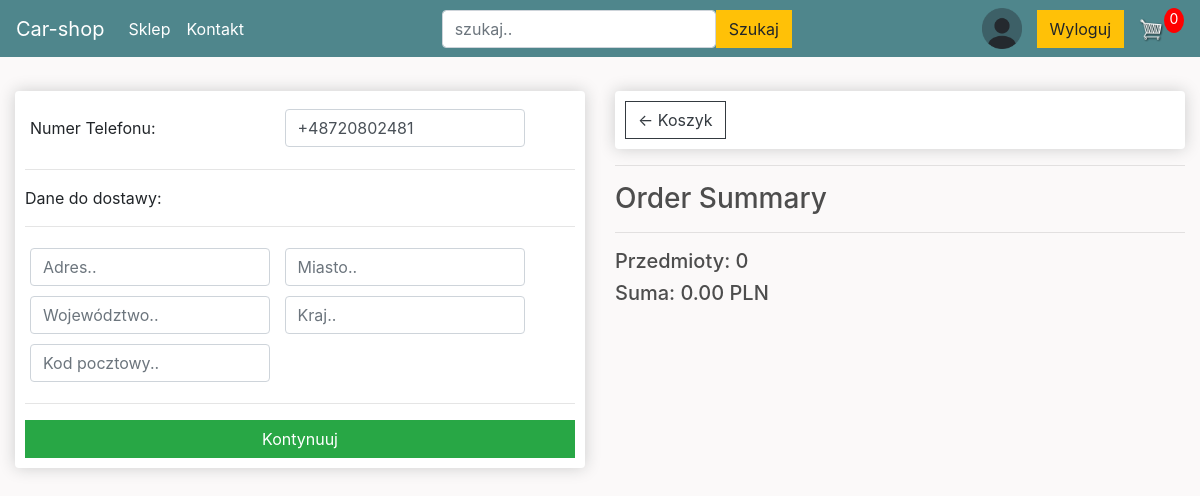
Screenshot of /checkout/ (signed in) with the database file from the repository.
### store/models.py (models this page shows, shortened)
class Order(models.Model):
    customer = models.ForeignKey(Customer, on_delete=models.SET_NULL, blank=True, null=True)
    date_ordered = models.DateTimeField(auto_now_add=True)
    complete = models.BooleanField(default=False, null=True, blank=False)
    transaction_id = models.CharField(max_length=200, null=True)
    @property
    def get_cart_total(self):
        orderitems = self.orderitem_set.all()
        cart_total = sum([item.get_total for item in orderitems])
        return cart_total
    def get_cart_items(self):
        orderitems = self.orderitem_set.all()
        cart_items = sum([item.quantity for item in orderitems])
        return cart_items

class Customer(models.Model):
    user = models.OneToOneField(User, null=True, on_delete=models.CASCADE, blank=True)
    name = models.CharField(max_length=200, null=True, default=user.name)
    email = models.EmailField(max_length=200, null=True)
    phone_number = models.CharField(max_length=13, null=True, blank=True)

### store/views.py (the view)
# urls.py: path('checkout/', views.checkout, name="checkout"),
def checkout(request):
    Data = cartData(request)
    items = Data['items']
    order = Data['order']
    cartItems = Data['cartItems']
    context = {"items": items, "order": order, 'cartItems': cartItems, 'customer_phone_number': Data['customer_phone_number']}
    respond = render(request, 'store/checkout.html', context)
    return respond

### store/templates/store/checkout.html (shortened to what this page needs)
{% extends 'store/main.html' %}
{% load static%}
{% block content %}
    <div class="row">
        <div class="col-lg-6">
            <div class="box-element" id="form-wrapper">
                <form id="form">
                    <div id="phone_number">
                        <div class="form-field">
                            <label for="phone_number">Numer Telefonu:</label>
                        </div>
                        <div class="form-field">
			                <input class="form-control" type="text" name="phone_number" value="{{customer_phone_number}}" required>
                        </div>
                    </div>
                    <div id="shipping-info">
                        <hr>
						<p>Dane do dostawy:</p>
						<hr>
						<div class="form-field">
							<input class="form-control" type="text" name="address" placeholder="Adres..">
						</div>
						<div class="form-field">
							<input class="form-control" type="text" name="city" placeholder="Miasto..">
						</div>
						<div class="form-field">
							<input class="form-control" type="text" name="state" placeholder="Województwo..">
						</div>
						<div class="form-field">
							<input class="form-control" type="text" name="country" placeholder="Kraj..">
						</div>
						<div class="form-field">
							<input class="form-control" type="text" name="zipcode" placeholder="Kod pocztowy..">
						</div>
                    </div>
                    <hr>
                    <input id="form-button" class="btn btn-success btn-block" type="submit" value="Kontynuuj">
                </form>
            </div>
            <br>
        </div>
        <div class="col-lg-6">
            <div class="box-element">
                <a class="btn btn-outline-dark" href="{% url 'cart' %}">&#x2190; Koszyk</a>
            </div>
            <hr>
            <h3>Order Summary</h3>
            <hr>
            <h5>Przedmioty: {{order.get_cart_items}}</h5>
            <h5>Suma: {{order.get_cart_total|floatformat:2}} PLN</h5>
        </div>
    </div>
{% endblock content %}

### store/templates/store/main.html (shortened to what this page needs)
<!DOCTYPE html>
{% load static %}
<html>
<head>
	<link rel="stylesheet" href="https://stackpath.bootstrapcdn.com/bootstrap/4.4.1/css/bootstrap.min.css"
>
	<link rel="stylesheet" type="text/css" href="{% static 'css/main.css' %}">
</head>
<body>
	<nav class="navbar navbar-expand-lg navbar-dark bg-dark">
		<a class="navbar-brand" href="{% url 'store' %}">Car-shop</a>
		<div class="collapse navbar-collapse" id="navbarSupportedContent">
			<ul class="navbar-nav mr-auto">
			  <li class="nav-item active">
				  <a class="nav-link" href="{% url 'store' %}">Sklep <span class="sr-only">(current)</span></a>
			  </li>
				<li class="nav-item active">
				  <a class="nav-link" href="{% url 'contact' %}">Kontakt <span class="sr-only">(current)</span></a>
			  </li>
		  	</ul>
			<ul class="navbar-nav mr-auto">
			  <li class="nav-item active">
				  <form method="GET" class="d-flex" action="{% url 'search' %}">
					  <input id="search-input" class="form-control me-1" placeholder="szukaj.." aria-label="Search" name="search" value="{{ request.GET.search }}">
					  <button class="btn btn-warning" type="submit">Szukaj</button>
				  </form>
			  </li>
	    	</ul>
			<div class="form-inline my-2 my-lg-0">
				<a href="{% url 'profile' %}" id="user-profile-Button" class="hidden">
					<img  style="width:40px; margin-right:15px" src="{% static 'images/profile-icon.png' %}">
				</a>
				<a href="/accounts/login" class="btn btn-warning" id="login_out_Button">Zaloguj</a>
				<a href="{% url 'cart' %}">
					<img  id="cart-icon" src="{% static 'images/cart.png' %}">
				</a>
				<p id="cart-total">{{cartItems}}</p>
			</div>
		</div>
	</nav>
     <div class="container-fluid">
            <br>
            {% block content %}
            {% endblock content %}
	 </div>
</body>
</html>

### static/css/main.css (style rules this page uses)
body { background-color: hsl(0, 20%, 98%); }
h1,h2,h3,h4,h5,h6 { color:hsl(0, 0%, 30%); }
.box-element { box-shadow:hsl(0, 0%, 80%) 0 0 16px; background-color: #fff; border-radius: 4px; padding: 10px; }
.bg-dark { background-color: #4f868c!important; }
#cart-icon { width:25px; display: inline-block; margin-left: 15px; }
#cart-total { display: block; text-align: center; color:#fff; background-color: red; width: 20px; height: 25px; border-radius: 50%; font-size: 14px; }
.col-lg-4, .col-lg-6, .col-lg-8, .col-lg-12 { margin-top: 10px; }
.btn { border-radius: 0; }
.form-field { width:250px; display: inline-block; padding: 5px; }
form label { display: block; margin-top: 10px; }
form input { width: 100%; padding: 8px; border: 1px solid #ddd; border-radius: 3px; }

### rows the page displays
Order: id "0", get_cart_items "0", get_cart_total "0.00"
Customer: phone_number "+48720802481"
